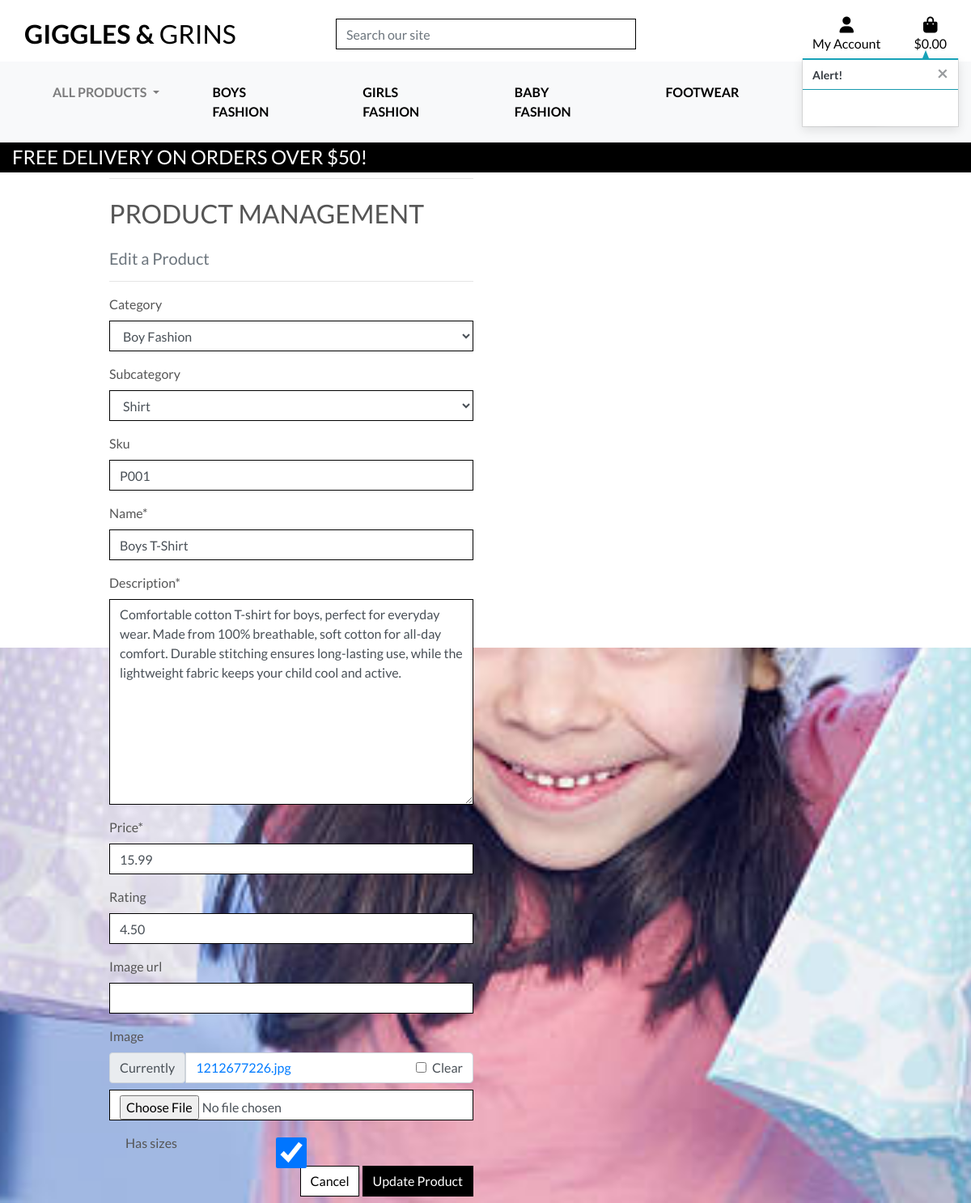
The app's page /products/edit/1/ with its own data.
### products/models.py (models this page shows, shortened)
class Product(models.Model):
    category = models.ForeignKey('Category', null=True, blank=True, on_delete=models.SET_NULL)
    subcategory = models.ForeignKey('Subcategory', null=True, blank=True, on_delete=models.SET_NULL, related_name="products")
    sku = models.CharField(max_length=254, null=True, blank=True)
    name = models.CharField(max_length=254)
    description = models.TextField()
    has_sizes = models.BooleanField(default=False, null=True, blank=True)
    price = models.DecimalField(max_digits=6, decimal_places=2)
    rating = models.DecimalField(max_digits=6, decimal_places=2, null=True, blank=True)
    image_url = models.URLField(max_length=1024, null=True, blank=True)
    image = models.ImageField(upload_to='product_images/', blank=True, null=True)
    has_sizes = models.BooleanField(default=True)

class Category(models.Model):
    name = models.CharField(max_length=254)
    friendly_name = models.CharField(max_length=254, null=True, blank=True)
    description = models.TextField(null=True, blank=True)
    def __str__(self):
        return self.name
    class Meta:
        verbose_name_plural = 'Categories'

class Subcategory(models.Model):
    category = models.ForeignKey(Category, on_delete=models.CASCADE, related_name="subcategories")
    name = models.CharField(max_length=254)
    friendly_name = models.CharField(max_length=255, null=True, blank=True)
    description = models.TextField(null=True, blank=True)
    def __str__(self):
        return self.name

### products/views.py (the view)
# urls.py: path('edit/<int:product_id>/', views.edit_product, name='edit_product'),
def edit_product(request, product_id):
    product = get_object_or_404(Product, pk=product_id)
    if request.method == 'POST':
        form = ProductForm(request.POST, request.FILES, instance=product)
        if form.is_valid():
            form.save()
            messages.success(request, 'Successfully updated product!')
            return redirect(reverse('product_detail', args=[product.id]))
        else:
            messages.error(request, 'Failed to update product. Please ensure the form is valid.')
    else:
        form = ProductForm(instance=product)
        messages.info(request, f'You are editing {product.name}')
    template = 'products/edit_product.html'
    context = {
        'form': form,
        'product': product,
    }
    return render(request, template, context)

### products/forms.py
class ProductForm(forms.ModelForm):
    class Meta:
        model = Product
        fields = '__all__'
    def __init__(self, *args, **kwargs):
        super().__init__(*args, **kwargs)
        for field_name, field in self.fields.items():
            field.widget.attrs['class'] = 'form-control border-black rounded-0'
        self.fields['category'].queryset = Category.objects.all()
        self.fields['category'].empty_label = None
        self.fields['subcategory'].queryset = Subcategory.objects.all()
        self.fields['category'].widget.attrs['placeholder'] = 'Select a category'
        self.fields['subcategory'].widget.attrs['placeholder'] = 'Select a subcategory'

### bag/contexts.py (called while the page is built, shortened)
def bag_contents(request):
    bag_items = []
    total = 0
    product_count = 0
    bag = request.session.get('bag', {})
    if total < settings.FREE_DELIVERY_THRESHOLD:
        delivery = total * Decimal(settings.STANDARD_DELIVERY_PERCENTAGE / 100)
        free_delivery_delta = settings.FREE_DELIVERY_THRESHOLD - total
    else:
        delivery = 0
        free_delivery_delta = 0
    grand_total = delivery + total
    context = {
        'bag_items': bag_items,
        'total': total,
        'product_count': product_count,
        'delivery': delivery,
        'free_delivery_delta': free_delivery_delta,
        'free_delivery_threshold': settings.FREE_DELIVERY_THRESHOLD,
        'grand_total': grand_total,
    }
    return context

### products/context_processors.py (called while the page is built)
def categories_with_subcategories(request):
    categories = Category.objects.prefetch_related("subcategories").all()
    return {"categories_with_subcategories": categories}

### products/templates/products/edit_product.html (shortened to what this page needs)
{% extends "base.html" %}
{% load static %}
{% block page_header %}
    <div class="container header-container">
    </div>
{% endblock %}
{% block content %}
    <div class="overlay"></div>
    <div class="container">
        <div class="row">
            <div class="col-12 col-md-6">
                <hr>
                <h2 class="logo-font mb-4">Product Management</h2>
                <h5 class="text-muted">Edit a Product</h5>
                <hr>
            </div>
        </div>
        <div class="row">
            <div class="col-12 col-md-6">
                <form method="POST" action="{% url 'edit_product' product.id %}" class="form mb-2" enctype="multipart/form-data">
                    {{ form | crispy }}
                    <div class="text-right">
                        <a class="btn btn-outline-black rounded-0" href="{% url 'products' %}">Cancel</a>
                        <button class="btn btn-black rounded-0" type="submit">Update Product</button>
                    </div>
                </form>
            </div>
        </div>
    </div>
{% endblock %}

### static/css/base.css (style rules this page uses)
html { height: 100%; margin: 0; padding: 0; }
body { background: url('/media/bckground_img.jpg') no-repeat center center fixed; background-size: cover; background-color: #ADD8E6; color: #555; font-family: 'Lato'; height: 100vh; }
.container { margin-top: 20px; }
.logo-font { text-transform: uppercase; text-align: left; }
h2.logo-font { margin-top:1.5rem ; }
.btn-black { background: black; color: white; }
.btn-outline-black { background: white; color: black !important; border: 1px solid black; }
.border-black { border: 1px solid black !important; }
.overlay { height: 100%; width: 100%; top: 0; left: 0; position: fixed; background: white; z-index: -1; height: 100vh; width: 100vw; }
@media (min-width: 1200px) { .container { max-width: 80%; } }
@media (min-width: 992px) { .header-container { padding-top: 164px; } }

### records on screen
Product: category "Boy Fashion", subcategory "Shirt", sku "P001", description "Comfortable cotton T-shirt for boys, perfect for everyday wear. Made from 100% breathable, soft cotton for all-day comfort. Durable stitching ensures long-lasting use, while the lightweight fabric keeps your child cool and active.", price "15.99", rating "4.50", has_sizes "☑"
Category: name "Boys T-Shirt"

### other values on screen
{{ free_delivery_threshold }} "50"
